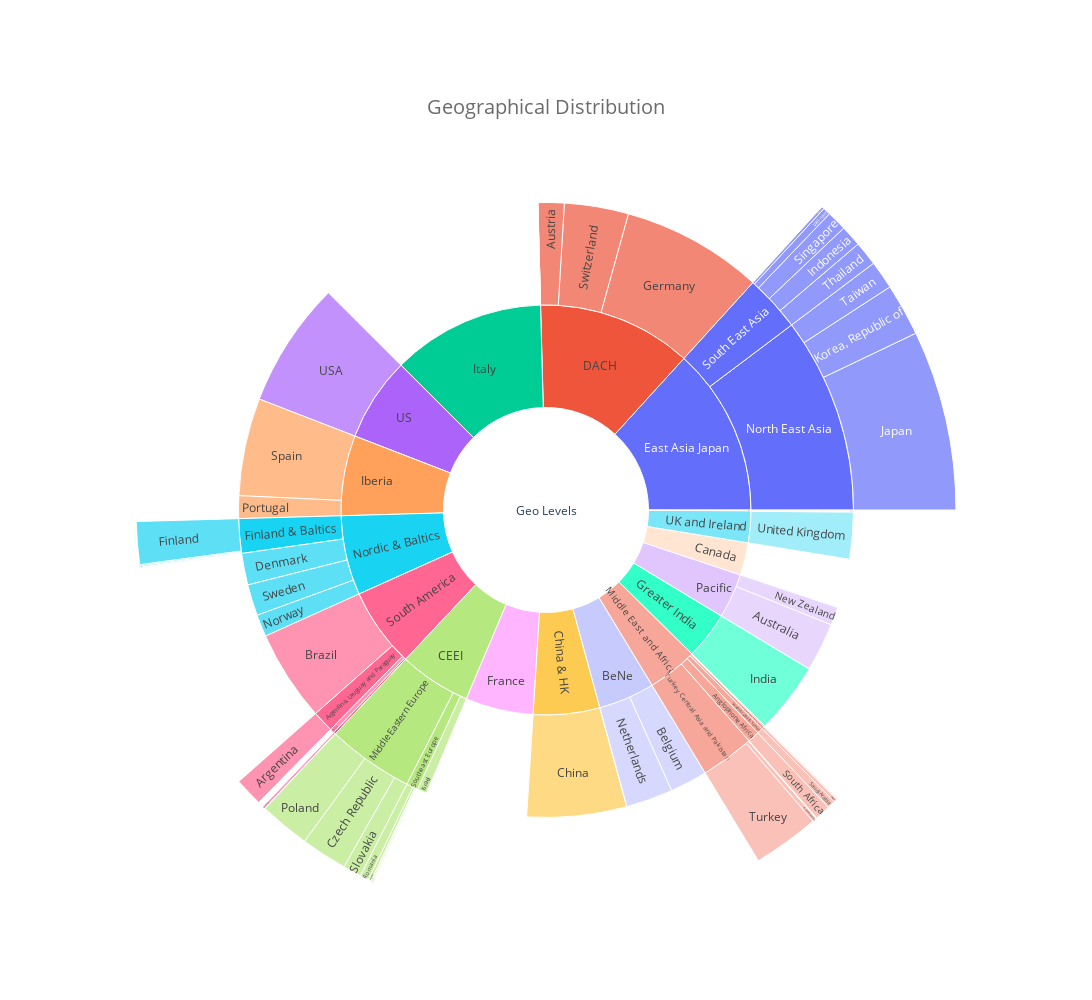

Here is the notebook cell this chart was saved with:
### Code cell
def build_hierarchical_dataframe(df, levels, value_column, color_columns=None):
    df_sunburst = df[levels + [value_column]].drop_duplicates()

    if color_columns:
        df_sunburst[color_columns] = df.groupby(levels)[color_columns].mean()
    
    return df_sunburst

def old_build_sunburst_lists(df, levels):
    labels_set = set()
    labels = []
    parents = []
    values = []
    percentages = []

    for i in range(len(levels)):
        # Get lists for current level and parent level
        current_level = df[levels[i]].tolist()
        parent_level = [''] * len(current_level) if i == 0 else df[levels[i - 1]].tolist()

        # Get parents for current level
        parents_current_level = ['' if current_level[j] == parent_level[j] else parent_level[j] for j in range(len(current_level))]

        # Append current level and parents to labels and parents lists, avoiding duplicates
        for j in range(len(current_level)):
            if current_level[j] not in labels_set:
                labels.append(current_level[j])
                parents.append(parents_current_level[j])
                labels_set.add(current_level[j])

    # Add 'Geo' as the parent of all 'Zone' labels
    for i in range(len(labels)):
        if parents[i] == '':
            parents[i] = 'Geo Levels'

    # Add 'Geo' to the labels list with no parent
    labels.append('Geo Levels')
    parents.append('')

    # Compute values for each label
    for label in labels:
        if label in df['Account Country'].values:
            # If label is an 'Account Country', use the corresponding 'Count' value
            values.append(df.loc[df['Account Country'] == label, 'Count'].values[0])
        elif label in df['Clusters'].values:
            # If label is a 'Clusters', sum the 'Count' values of its 'Account Country'
            values.append(df.loc[df['Clusters'] == label, 'Count'].sum())
        elif label in df['Zone'].values:
            # If label is a 'Zone', sum the 'Count' values of its 'Clusters'
            clusters_in_zone = df.loc[df['Zone'] == label, 'Clusters'].unique()
            values.append(df.loc[df['Clusters'].isin(clusters_in_zone), 'Count'].sum())
        elif label == 'Geo Levels':
            values.append(df["Count"].sum())

    # Create a dictionary to map labels to their corresponding values
    value_dict = dict(zip(labels, values))

    # Calculate percentages based on the parent's value
    for i in range(len(labels)):
        parent_value = value_dict[parents[i]] if parents[i] else sum(values)
        percentages.append(values[i] / parent_value * 100)
            
    return labels, parents, values, percentages

def get_current_level_and_parents(df, levels):
    labels_set = set()
    labels = []
    parents = []

    for i in range(len(levels)):
        current_level = df[levels[i]].tolist()
        parent_level = [''] * len(current_level) if i == 0 else df[levels[i - 1]].tolist()

        parents_current_level = ['' if current_level[j] == parent_level[j] else parent_level[j] for j in range(len(current_level))]

        for j in range(len(current_level)):
            if current_level[j] not in labels_set:
                labels.append(current_level[j])
                parents.append(parents_current_level[j])
                labels_set.add(current_level[j])

    return labels, parents

def add_unique_parent(labels, parents, unique_parent_name):
    for i in range(len(labels)):
        if parents[i] == '':
            parents[i] = unique_parent_name

    labels.append(unique_parent_name)
    parents.append('')

    return labels, parents

def compute_values(df, labels):
    values = []

    for label in labels:
        if label in df['Account Country'].values:
            values.append(df.loc[df['Account Country'] == label, 'Count'].values[0])
        elif label in df['Clusters'].values:
            values.append(df.loc[df['Clusters'] == label, 'Count'].sum())
        elif label in df['Zone'].values:
            clusters_in_zone = df.loc[df['Zone'] == label, 'Clusters'].unique()
            values.append(df.loc[df['Clusters'].isin(clusters_in_zone), 'Count'].sum())
        elif label == 'Geo Levels':
            values.append(df["Count"].sum())

    return values

def old_calculate_percentages(labels, parents, values):
    value_dict = dict(zip(labels, values))
    percentages = []

    for i in range(len(labels)):
        parent_value = value_dict[parents[i]] if parents[i] else sum(values)
        percentages.append(values[i] / parent_value * 100)

    return percentages

def calculate_percentages(df, labels, parents, values, percentage_by_zone=False):
    value_dict = dict(zip(labels, values))
    percentages = []

    for i in range(len(labels)):
        if percentage_by_zone and parents[i] in df['Zone'].values:
            parent_value = df.loc[df['Zone'] == parents[i], 'Count'].sum()
        else:
            parent_value = value_dict[parents[i]] if parents[i] else sum(values)
        
        percentages.append(values[i] / parent_value * 100)

    return percentages

def build_sunburst_lists(df, levels, unique_parent=True, percentage_by_zone=False, unique_parent_name="Geo Levels"):
    labels, parents = get_current_level_and_parents(df, levels)
    if unique_parent:
        labels, parents = add_unique_parent(labels, parents, unique_parent_name)
    values = compute_values(df, labels)
    percentages = calculate_percentages(df, labels, parents, values, percentage_by_zone)

    return labels, parents, values, percentages

def create_sunburst(labels, parents, values, percentages, **sunburst_kwargs):
    # Create a list of hover texts that includes the percentage for each label
    hover_text = [f'{percentage:.2f}%' for _, _, percentage in zip(labels, values, percentages)]
    fig = go.Figure(data=go.Sunburst(
        labels=labels,
        parents=parents,
        values=values,
        branchvalues='total',
        hovertext=hover_text,
        **sunburst_kwargs
    ))
    
    fig.update_layout(
        title={'text': f"Geographical Distribution",
               'y':0.9,'x':0.5,
               'xanchor': 'center','yanchor': 'top'},
        title_font=dict(size=20,
                        color='rgb(107, 107, 107)'),
        width=1100,
        height=1000
    )

    return fig

df5=df4.copy()
# df5 = filter_docs(df4, "sentiment_label", "positive")[0]

df5['Count'] = df5.groupby('Account Country')['Account Country'].transform('count')
res_df5 = build_hierarchical_dataframe(df5, ['Zone','Clusters','Account Country'], 'Count')

labels, parents, values, percentages = build_sunburst_lists(res_df5, ['Zone','Clusters','Account Country'], percentage_by_zone=False, unique_parent=True)

create_sunburst(labels, parents, values, percentages)

### Figure 1 — Plotly figure (JSON) as saved in the notebook; plotly's stock layout.template omitted (floating-point values rounded to 4 significant figures)
{"data": [{"branchvalues": "total", "hovertext": ["12.09%", "6.28%", "12.17%", "6.32%", "13.25%", "3.74%", "6.61%", "5.35%", "3.95%", "5.66%", "5.25%", "6.26%", "3.52%", "4.42%", "2.51%", "2.57%", "0.05%", "26.17%", "61.02%", "81.14%", "77.55%", "27.67%", "100.00%", "100.00%", "22.45%", "18.86%", "28.84%", "71.36%", "26.48%", "80.22%", "99.79%", "18.06%", "18.51%", "72.76%", "76.55%", "3.52%", "44.32%", "98.11%", "10.80%", "11.29%", "55.68%", "27.24%", "8.98%", "1.87%", "15.56%", "100.00%", "1.89%", "7.92%", "3.47%", "0.21%", "1.49%", "0.02%", "0.21%", "69.07%", "32.11%", "9.86%", "93.06%", "93.16%", "43.85%", "20.06%", "40.16%", "99.51%", "28.08%", "26.38%", "15.99%", "56.62%", "10.87%", "0.99%", "80.95%", "5.85%", "7.76%", "100.00%", "8.68%", "100.00%", "5.02%", "3.57%", "2.78%", "2.74%", "95.92%", "66.67%", "18.26%", "19.05%", "1.54%", "71.43%", "2.04%", "33.33%", "2.62%", "2.04%", "0.91%", "0.05%", "0.49%", "100.00%", "14.29%", "9.52%", "4.76%", "32.74%"], "labels": ["Italy", "Nordic & Baltics", "DACH", "Iberia", "East Asia Japan", "Greater India", "US", "France", "Middle East and Africa", "CEEI", "China & HK", "South America", "Pacific", "BeNe", "UK and Ireland", "Canada", "Mexico & Central America", "Sweden", "Germany", "Spain", "North East Asia", "Switzerland", "India", "USA", "South East Asia", "Portugal", "Finland & Baltics", "Turkey Central Asia and Pakistan", "Denmark", "Middle Eastern Europe", "China", "Argentina, Uruguay and Paraguay", "Norway", "Australia", "Brazil", "Chile", "Belgium", "United Kingdom", "Southeast Europe", "Austria", "Netherlands", "New Zealand", "Israel", "Andean Cluster", "Anglophone Africa", "Mexico", "Ireland", "Saudi Arabia & Yemen", "North East Africa and Levant", "Francophone Africa", "Gulf", "Liechtenstein", "Hong Kong & Macao", "Japan", "Thailand", "Vietnam", "Finland", "Turkey", "Poland", "Korea, Republic of", "Czech Republic", "Argentina", "Indonesia", "Singapore", "Slovakia", "Romania", "Taiwan", "Pakistan", "Colombia", "Kazakhstan", "Bulgaria", "South Africa", "Croatia", "Saudi Arabia", "Greece", "Malaysia", "Lithuania", "Serbia", "Egypt", "Morocco", "Hungary", "Peru", "Estonia", "United Arab Emirates", "Lebanon", "Dominican Republic", "Latvia", "Jordan", "Slovenia", "San Marino", "Paraguay", "Hong Kong", "Kuwait", "Qatar", "Oman", "Geo Levels"], "parents": ["Geo Levels", "Geo Levels", "Geo Levels", "Geo Levels", "Geo Levels", "Geo Levels", "Geo Levels", "Geo Levels", "Geo Levels", "Geo Levels", "Geo Levels", "Geo Levels", "Geo Levels", "Geo Levels", "Geo Levels", "Geo Levels", "Geo Levels", "Nordic & Baltics", "DACH", "Iberia", "East Asia Japan", "DACH", "Greater India", "US", "East Asia Japan", "Iberia", "Nordic & Baltics", "Middle East and Africa", "Nordic & Baltics", "CEEI", "China & HK", "South America", "Nordic & Baltics", "Pacific", "South America", "South America", "BeNe", "UK and Ireland", "CEEI", "DACH", "BeNe", "Pacific", "CEEI", "South America", "Middle East and Africa", "Mexico & Central America", "UK and Ireland", "Middle East and Africa", "Middle East and Africa", "Middle East and Africa", "Middle East and Africa", "DACH", "China & HK", "North East Asia", "South East Asia", "South East Asia", "Finland & Baltics", "Turkey Central Asia and Pakistan", "Middle Eastern Europe", "North East Asia", "Middle Eastern Europe", "Argentina, Uruguay and Paraguay", "South East Asia", "South East Asia", "Middle Eastern Europe", "Southeast Europe", "North East Asia", "Turkey Central Asia and Pakistan", "Andean Cluster", "Turkey Central Asia and Pakistan", "Southeast Europe", "Anglophone Africa", "Southeast Europe", "Saudi Arabia & Yemen", "Southeast Europe", "South East Asia", "Finland & Baltics", "Southeast Europe", "North East Africa and Levant", "Francophone Africa", "Southeast Europe", "Andean Cluster", "Finland & Baltics", "Gulf", "North East Africa and Levant", "Francophone Africa", "Finland & Baltics", "North East Africa and Levant", "Southeast Europe", "Italy", "Argentina, Uruguay and Paraguay", "Hong Kong & Macao", "Gulf", "Gulf", "Gulf", ""], "type": "sunburst", "values": [4328, 2247, 4359, 2264, 4744, 1339, 2367, 1914, 1414, 2027, 1878, 2243, 1259, 1584, 898, 919, 18, 588, 2660, 1837, 3679, 1206, 1339, 2367, 1065, 427, 648, 1009, 595, 1626, 1874, 405, 416, 916, 1717, 79, 702, 881, 219, 492, 882, 343, 182, 42, 220, 18, 17, 112, 49, 3, 21, 1, 4, 2541, 342, 105, 603, 940, 713, 738, 653, 403, 299, 281, 260, 124, 400, 10, 34, 59, 17, 220, 19, 112, 11, 38, 18, 6, 47, 2, 40, 8, 10, 15, 1, 1, 17, 1, 2, 2, 2, 4, 3, 2, 1, 35804]}], "layout": {"height": 1000, "title": {"font": {"color": "rgb(107, 107, 107)", "size": 20}, "text": "Geographical Distribution", "x": 0.5, "xanchor": "center", "y": 0.9, "yanchor": "top"}, "width": 1100}}
